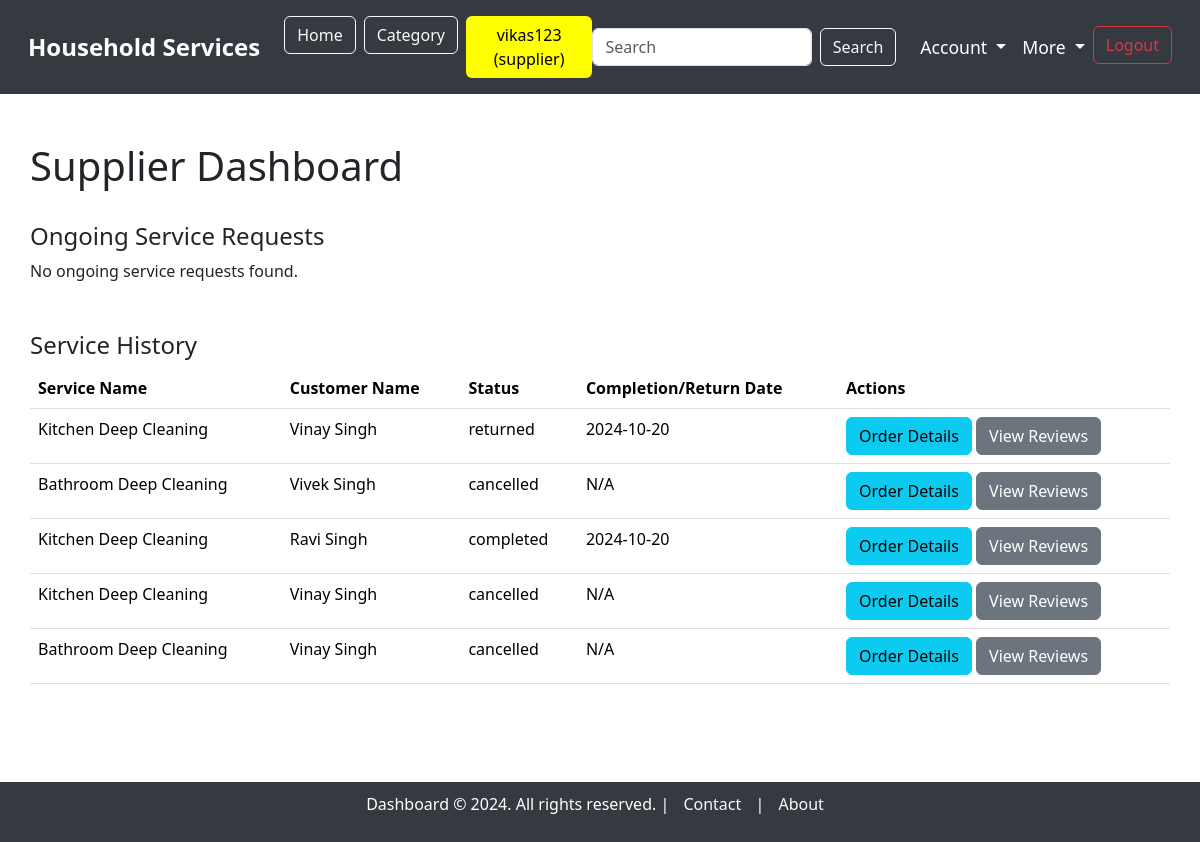
The page /supplier_dashboard (signed in) on the database its author committed.
### model.py (models this page shows, shortened)
class ServiceRequest(db.Model):
    __tablename__ = "service_requests"
    service_request_id = db.Column(db.Integer, autoincrement=True, primary_key=True)
    service_id = db.Column(db.Integer, db.ForeignKey('service.service_id', ondelete='CASCADE'), nullable=False)
    user_id = db.Column(db.Integer, db.ForeignKey('users.user_id'), nullable=False)
    supplier_id = db.Column(db.Integer, db.ForeignKey('users.user_id'), nullable=True)  # Link to supplier (optional)
    service_description = db.Column(db.String, nullable=False)
    experience_years = db.Column(db.Integer, nullable=True)
    created_at = db.Column(db.DateTime, default=datetime.utcnow)
    updated_at = db.Column(db.DateTime, default=datetime.utcnow, onupdate=datetime.utcnow)
    date_requested = db.Column(db.DateTime, default=datetime.utcnow, nullable=True)
    date_issued = db.Column(db.DateTime, nullable=True)  #accepted date
    date_completed = db.Column(db.DateTime, nullable=True)
    date_returned = db.Column(db.DateTime, nullable=True)
    status = db.Column(db.String, default='pending')  # 'pending', 'accepted', 'rejected', 'completed', 'returned', 'cancelled'
    price = db.Column(db.Integer, nullable=False)  # Price associated with the service
    customer = db.relationship('User', foreign_keys=[user_id], backref='customer_requests')
    supplier = db.relationship('User', foreign_keys=[supplier_id], backref='supplier_requests')
    service = db.relationship('Service', backref='requests')

class Service(db.Model):
    __tablename__ = "service"
    service_id = db.Column(db.Integer, autoincrement=True, primary_key=True)
    category_id = db.Column(db.Integer, db.ForeignKey('category.category_id'), nullable=False)  # Link to Category model
    supplier_id = db.Column(db.Integer, db.ForeignKey('users.user_id', ondelete='CASCADE'), nullable=False)  # Link to the supplier with cascade delete
    service_name = db.Column(db.String, unique=True, nullable=False)
    service_description = db.Column(db.String, nullable=False)
    created_at = db.Column(db.DateTime, default=datetime.utcnow)
    updated_at = db.Column(db.DateTime, default=datetime.utcnow, onupdate=datetime.utcnow)
    price = db.Column(db.Integer)
    image = db.Column(db.String)  # Path to the uploaded image
    supplier = db.relationship('User', backref='services')  # Relationship to supplier (User)
    category = db.relationship('Category', backref='services')  # Relationship to Category

class User(db.Model):
    __tablename__ = "users"
    user_id = db.Column(db.Integer, autoincrement=True, primary_key=True)
    full_name = db.Column(db.String, nullable=False)
    username = db.Column(db.String, unique=True, nullable=False)
    email = db.Column(db.String, unique=True, nullable=False)
    password = db.Column(db.String, nullable=False)
    address = db.Column(db.String, nullable=False)
    pincode = db.Column(db.String, nullable=False)
    role = db.Column(db.String, nullable=False)  # 'customer' or 'supplier'
    service_name = db.Column(db.String, nullable=True)  # Nullable for customers
    experience_years = db.Column(db.Integer, nullable=True)  # Nullable for customers
    document = db.Column(db.String, nullable=True)  # Nullable for customers
    is_verified = db.Column(db.Boolean, default=False)  # For supplier verification
    is_blocked = db.Column(db.Boolean, default=False)  # For blocking/unblocking users

### main.py (the view)
@app.route('/supplier_dashboard', methods=['GET'])
@login_required("supplier")
def supplier_dashboard():
    user_id = session.get('user_id')
    services = Service.query.filter_by(supplier_id=user_id).all()
    service_requests = ServiceRequest.query.filter(
        ServiceRequest.service_id.in_([service.service_id for service in services]),
        ServiceRequest.status.in_(['pending', 'accepted'])
    ).all()
    history_requests = ServiceRequest.query.filter(
        ServiceRequest.service_id.in_([service.service_id for service in services]),
        ServiceRequest.status.in_(['completed', 'returned', 'rejected', 'cancelled'])
    ).all()
    return render_template('dashboard/supplier_dashboard.html',
                           service_requests=service_requests,
                           history_requests=history_requests)

### main.py (called while the page is built)
def login_required(roles):
    def wrapper(original):
        @wraps(original)
        def inner(*args, **kwargs):
            role_list = roles.split(', ')
            if session.get("username") and session.get("role") in role_list:
                return original(*args, **kwargs)
            else:
                flash(f"You need to login as one of the following roles: {', '.join(role_list)}", "warning")
                return redirect(url_for("login"))
        return inner
    return wrapper

### templates/dashboard/supplier_dashboard.html (shortened to what this page needs)
{% extends 'base_dashboard.html' %}
{% block content %}
<div class="container mt-5">
    <div class="d-flex justify-content-between align-items-center">
        <h1>Supplier Dashboard</h1>
    </div>
    <br>
    <h4>Ongoing Service Requests</h4>
    {% if service_requests %}
        <table class="table">
            <thead>
                <tr>
                    <th>Customer Name</th>
                    <th>Service Name</th>
                    <th>Status</th>
                    <th>Requested Date</th>
                    <th>Accepted Date</th>
                    <th>Actions</th>
                </tr>
            </thead>
            <tbody>
                {% for request in service_requests %}
                    <tr>
                        <td>{{ request.customer.full_name }}</td>
                        <td>{{ request.service.service_name }}</td>
                        <td>{{ request.status }}</td>
                        <td>{{ request.date_requested.strftime('%Y-%m-%d') }}</td>
                        <td>{{ request.date_issued.strftime('%Y-%m-%d') if request.date_issued else 'N/A' }}</td>
                        <td>
                            <form action="{{ url_for('update_service_request', service_request_id=request.service_request_id) }}" method="POST">
                                <select name="status" class="form-select">
                                    <option value="accepted">Accept</option>
                                    <option value="rejected">Reject</option>
                                    <option value="completed">Complete</option>
                                    <option value="returned">Return</option>
                                </select>
                                <button type="submit" class="btn btn-primary mt-2">Update</button>
                            </form>
                            <a href="{{ url_for('order_details', service_request_id=request.service_request_id) }}" class="btn btn-info mt-2">Order Details</a>
                            {% if request.status in ['completed', 'returned', 'rejected'] %}
                                <a href="{{ url_for('view_reviews', service_request_id=request.service_request_id) }}" class="btn btn-secondary mt-2">View Reviews</a>
                            {% endif %}
                        </td>
                    </tr>
                {% endfor %}
            </tbody>
        </table>
    {% else %}
        <p>No ongoing service requests found.</p>
    {% endif %}
    <h4 class="mt-5">Service History</h4>
    {% if history_requests %}
        <table class="table">
            <thead>
                <tr>
                    <th>Service Name</th>
                    <th>Customer Name</th>
                    <th>Status</th>
                    <th>Completion/Return Date</th>
                    <th>Actions</th>
                </tr>
            </thead>
            <tbody>
                {% for request in history_requests %}
                    <tr>
                        <td>{{ request.service.service_name }}</td>
                        <td>{{ request.customer.full_name }}</td>
                        <td>{{ request.status }}</td>
                        <td>
                            {% if request.status == 'completed' %}
                                {{ request.date_completed.strftime('%Y-%m-%d') if request.date_completed else 'N/A' }}
                            {% elif request.status == 'returned' %}
                                {{ request.date_returned.strftime('%Y-%m-%d') if request.date_returned else 'N/A' }}
                            {% elif request.status == 'rejected' %}
                                {{ request.date_rejected.strftime('%Y-%m-%d') if request.date_rejected else 'N/A' }}
                            {% elif request.status == 'cancelled' %}
                                {{ request.date_cancelled.strftime('%Y-%m-%d') if request.date_cancelled else 'N/A' }}
                            {% else %}
                                N/A
                            {% endif %}
                        </td>
                        <td>
                            <a href="{{ url_for('order_details', service_request_id=request.service_request_id) }}" class="btn btn-info">Order Details</a>
                            {% if request.status in ['completed', 'returned', 'rejected', 'cancelled'] %}
                                <a href="{{ url_for('view_reviews', service_request_id=request.service_request_id) }}" class="btn btn-secondary">View Reviews</a>
                            {% endif %}
                        </td>
                    </tr>
                {% endfor %}
            </tbody>
        </table>
    {% else %}
        <p>No service history found.</p>
    {% endif %}
</div>
{% endblock %}

### templates/base_dashboard.html (style rules this page uses)
body { overflow-x: hidden; }
.container { max-width: 100%; padding: 0 15px; }

### rows shown on the page
ServiceRequest: service.service_name "Kitchen Deep Cleaning", customer.full_name "Vinay Singh", status "returned", date_returned "2024-10-20"
ServiceRequest: service.service_name "Bathroom Deep Cleaning", customer.full_name "Vivek Singh", status "cancelled", date_cancelled "N/A"
ServiceRequest: service.service_name "Kitchen Deep Cleaning", customer.full_name "Ravi Singh", status "completed", date_completed "2024-10-20"
ServiceRequest: service.service_name "Kitchen Deep Cleaning", customer.full_name "Vinay Singh", status "cancelled", date_cancelled "N/A"
ServiceRequest: service.service_name "Bathroom Deep Cleaning", customer.full_name "Vinay Singh", status "cancelled", date_cancelled "N/A"

### other values the page prints
{{ session.get('username') }} "vikas123"
{{ session.get('role') }} "supplier"
